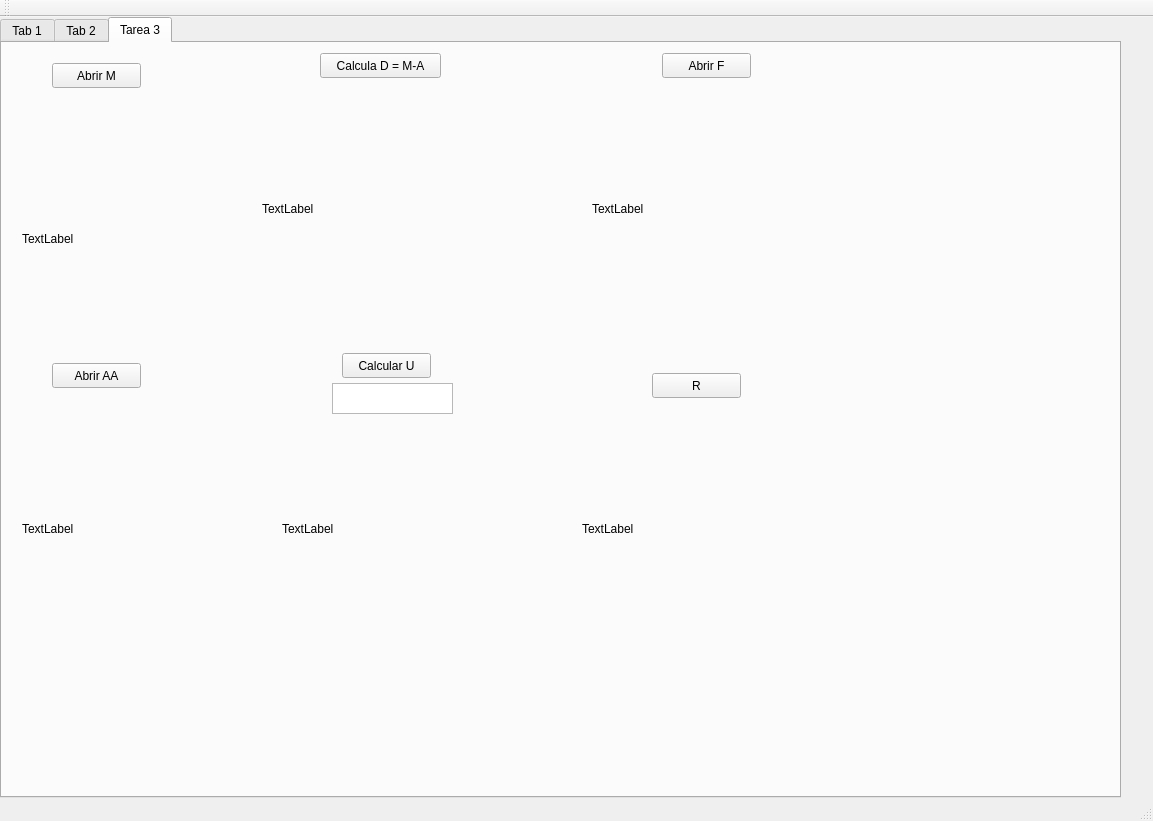
<?xml version="1.0" encoding="UTF-8"?>
<ui version="4.0">
 <class>MainWindow</class>
 <widget class="QMainWindow" name="MainWindow">
  <property name="geometry">
   <rect>
    <x>0</x>
    <y>0</y>
    <width>1153</width>
    <height>821</height>
   </rect>
  </property>
  <property name="minimumSize">
   <size>
    <width>1153</width>
    <height>821</height>
   </size>
  </property>
  <property name="windowTitle">
   <string>MainWindow</string>
  </property>
  <widget class="QWidget" name="centralWidget">
   <widget class="QTabWidget" name="tabWidget">
    <property name="geometry">
     <rect>
      <x>0</x>
      <y>0</y>
      <width>1121</width>
      <height>781</height>
     </rect>
    </property>
    <property name="currentIndex">
     <number>2</number>
    </property>
    <widget class="QWidget" name="tab">
     <attribute name="title">
      <string>Tab 1</string>
     </attribute>
     <widget class="QPushButton" name="btn_1">
      <property name="geometry">
       <rect>
        <x>20</x>
        <y>640</y>
        <width>89</width>
        <height>25</height>
       </rect>
      </property>
      <property name="text">
       <string>Equalizar</string>
      </property>
     </widget>
     <widget class="QLabel" name="lbl_img">
      <property name="geometry">
       <rect>
        <x>70</x>
        <y>130</y>
        <width>451</width>
        <height>341</height>
       </rect>
      </property>
      <property name="text">
       <string/>
      </property>
     </widget>
     <widget class="QPushButton" name="btn_2">
      <property name="geometry">
       <rect>
        <x>420</x>
        <y>520</y>
        <width>89</width>
        <height>25</height>
       </rect>
      </property>
      <property name="text">
       <string>Equalizar2</string>
      </property>
     </widget>
     <widget class="QLabel" name="label_2">
      <property name="geometry">
       <rect>
        <x>600</x>
        <y>90</y>
        <width>67</width>
        <height>17</height>
       </rect>
      </property>
      <property name="text">
       <string>Brillo:</string>
      </property>
     </widget>
     <widget class="QSlider" name="horizontalSlider_b">
      <property name="geometry">
       <rect>
        <x>590</x>
        <y>120</y>
        <width>160</width>
        <height>16</height>
       </rect>
      </property>
      <property name="minimum">
       <number>-255</number>
      </property>
      <property name="maximum">
       <number>255</number>
      </property>
      <property name="orientation">
       <enum>Qt::Horizontal</enum>
      </property>
     </widget>
     <widget class="QLabel" name="label">
      <property name="geometry">
       <rect>
        <x>600</x>
        <y>40</y>
        <width>151</width>
        <height>17</height>
       </rect>
      </property>
      <property name="text">
       <string>Contraste:</string>
      </property>
     </widget>
     <widget class="QSlider" name="horizontalSlider_c">
      <property name="geometry">
       <rect>
        <x>590</x>
        <y>70</y>
        <width>160</width>
        <height>16</height>
       </rect>
      </property>
      <property name="minimum">
       <number>1</number>
      </property>
      <property name="maximum">
       <number>100</number>
      </property>
      <property name="value">
       <number>50</number>
      </property>
      <property name="orientation">
       <enum>Qt::Horizontal</enum>
      </property>
     </widget>
     <widget class="QLabel" name="lbl_h">
      <property name="geometry">
       <rect>
        <x>570</x>
        <y>270</y>
        <width>311</width>
        <height>261</height>
       </rect>
      </property>
      <property name="text">
       <string/>
      </property>
      <property name="scaledContents">
       <bool>true</bool>
      </property>
     </widget>
     <widget class="QPushButton" name="pushButton_abrir">
      <property name="geometry">
       <rect>
        <x>60</x>
        <y>50</y>
        <width>89</width>
        <height>25</height>
       </rect>
      </property>
      <property name="text">
       <string>Abrir</string>
      </property>
     </widget>
     <widget class="QPushButton" name="pushButton_Save">
      <property name="geometry">
       <rect>
        <x>70</x>
        <y>530</y>
        <width>89</width>
        <height>25</height>
       </rect>
      </property>
      <property name="text">
       <string>Guardar</string>
      </property>
     </widget>
     <widget class="QPushButton" name="pushButton_Binarizar">
      <property name="geometry">
       <rect>
        <x>590</x>
        <y>210</y>
        <width>89</width>
        <height>25</height>
       </rect>
      </property>
      <property name="text">
       <string>Binarizar</string>
      </property>
     </widget>
     <widget class="QLabel" name="label_3">
      <property name="geometry">
       <rect>
        <x>610</x>
        <y>150</y>
        <width>67</width>
        <height>17</height>
       </rect>
      </property>
      <property name="text">
       <string>Ecualizar</string>
      </property>
     </widget>
     <widget class="QSlider" name="horizontalSlider_e">
      <property name="geometry">
       <rect>
        <x>590</x>
        <y>180</y>
        <width>160</width>
        <height>16</height>
       </rect>
      </property>
      <property name="maximum">
       <number>80</number>
      </property>
      <property name="singleStep">
       <number>2</number>
      </property>
      <property name="orientation">
       <enum>Qt::Horizontal</enum>
      </property>
     </widget>
     <widget class="QFrame" name="frame_2">
      <property name="geometry">
       <rect>
        <x>40</x>
        <y>100</y>
        <width>491</width>
        <height>411</height>
       </rect>
      </property>
      <property name="frameShape">
       <enum>QFrame::StyledPanel</enum>
      </property>
      <property name="frameShadow">
       <enum>QFrame::Raised</enum>
      </property>
     </widget>
     <widget class="QFrame" name="frame_5">
      <property name="geometry">
       <rect>
        <x>560</x>
        <y>260</y>
        <width>361</width>
        <height>291</height>
       </rect>
      </property>
      <property name="frameShape">
       <enum>QFrame::StyledPanel</enum>
      </property>
      <property name="frameShadow">
       <enum>QFrame::Raised</enum>
      </property>
     </widget>
    </widget>
    <widget class="QWidget" name="tab_2">
     <attribute name="title">
      <string>Tab 2</string>
     </attribute>
     <widget class="QPushButton" name="open_img_A">
      <property name="geometry">
       <rect>
        <x>60</x>
        <y>40</y>
        <width>89</width>
        <height>25</height>
       </rect>
      </property>
      <property name="text">
       <string>Imagen A</string>
      </property>
     </widget>
     <widget class="QPushButton" name="open_img_B">
      <property name="geometry">
       <rect>
        <x>60</x>
        <y>300</y>
        <width>89</width>
        <height>25</height>
       </rect>
      </property>
      <property name="text">
       <string>Imagen B</string>
      </property>
     </widget>
     <widget class="QLabel" name="lbl_img_A">
      <property name="geometry">
       <rect>
        <x>20</x>
        <y>70</y>
        <width>261</width>
        <height>221</height>
       </rect>
      </property>
      <property name="styleSheet">
       <string notr="true"/>
      </property>
      <property name="text">
       <string/>
      </property>
      <property name="scaledContents">
       <bool>true</bool>
      </property>
     </widget>
     <widget class="QLabel" name="lbl_img_B">
      <property name="geometry">
       <rect>
        <x>30</x>
        <y>340</y>
        <width>251</width>
        <height>221</height>
       </rect>
      </property>
      <property name="text">
       <string/>
      </property>
      <property name="scaledContents">
       <bool>true</bool>
      </property>
     </widget>
     <widget class="QLabel" name="lbl_img_resultado">
      <property name="geometry">
       <rect>
        <x>610</x>
        <y>80</y>
        <width>481</width>
        <height>391</height>
       </rect>
      </property>
      <property name="text">
       <string/>
      </property>
      <property name="scaledContents">
       <bool>true</bool>
      </property>
     </widget>
     <widget class="QFrame" name="frame">
      <property name="geometry">
       <rect>
        <x>330</x>
        <y>60</y>
        <width>120</width>
        <height>21</height>
       </rect>
      </property>
      <property name="frameShape">
       <enum>QFrame::StyledPanel</enum>
      </property>
      <property name="frameShadow">
       <enum>QFrame::Raised</enum>
      </property>
      <widget class="QLabel" name="label_5">
       <property name="geometry">
        <rect>
         <x>10</x>
         <y>0</y>
         <width>101</width>
         <height>20</height>
        </rect>
       </property>
       <property name="text">
        <string>OPERACIONES</string>
       </property>
      </widget>
     </widget>
     <widget class="QPushButton" name="pushButton_suma">
      <property name="geometry">
       <rect>
        <x>340</x>
        <y>110</y>
        <width>89</width>
        <height>25</height>
       </rect>
      </property>
      <property name="text">
       <string> A+B</string>
      </property>
     </widget>
     <widget class="QPushButton" name="pushButton_resta">
      <property name="geometry">
       <rect>
        <x>340</x>
        <y>150</y>
        <width>89</width>
        <height>25</height>
       </rect>
      </property>
      <property name="text">
       <string> A-B</string>
      </property>
     </widget>
     <widget class="QPushButton" name="pushButton_divicion">
      <property name="geometry">
       <rect>
        <x>340</x>
        <y>190</y>
        <width>89</width>
        <height>25</height>
       </rect>
      </property>
      <property name="text">
       <string>(A+B)/2</string>
      </property>
     </widget>
     <widget class="QPushButton" name="pushButton_por_a">
      <property name="geometry">
       <rect>
        <x>340</x>
        <y>230</y>
        <width>89</width>
        <height>25</height>
       </rect>
      </property>
      <property name="text">
       <string>a*A+(1-a)*B</string>
      </property>
     </widget>
     <widget class="QSlider" name="horizontalSlider_a">
      <property name="geometry">
       <rect>
        <x>310</x>
        <y>260</y>
        <width>231</width>
        <height>16</height>
       </rect>
      </property>
      <property name="maximum">
       <number>100</number>
      </property>
      <property name="pageStep">
       <number>1</number>
      </property>
      <property name="orientation">
       <enum>Qt::Horizontal</enum>
      </property>
     </widget>
     <widget class="QFrame" name="frame_3">
      <property name="geometry">
       <rect>
        <x>10</x>
        <y>70</y>
        <width>301</width>
        <height>221</height>
       </rect>
      </property>
      <property name="frameShape">
       <enum>QFrame::StyledPanel</enum>
      </property>
      <property name="frameShadow">
       <enum>QFrame::Raised</enum>
      </property>
     </widget>
     <widget class="QFrame" name="frame_4">
      <property name="geometry">
       <rect>
        <x>10</x>
        <y>330</y>
        <width>311</width>
        <height>251</height>
       </rect>
      </property>
      <property name="frameShape">
       <enum>QFrame::StyledPanel</enum>
      </property>
      <property name="frameShadow">
       <enum>QFrame::Raised</enum>
      </property>
     </widget>
    </widget>
    <widget class="QWidget" name="tab_3">
     <attribute name="title">
      <string>Tarea 3</string>
     </attribute>
     <widget class="QLabel" name="lbl_img_m">
      <property name="geometry">
       <rect>
        <x>20</x>
        <y>80</y>
        <width>231</width>
        <height>231</height>
       </rect>
      </property>
      <property name="text">
       <string>TextLabel</string>
      </property>
      <property name="scaledContents">
       <bool>true</bool>
      </property>
     </widget>
     <widget class="QLabel" name="lbl_img_AA">
      <property name="geometry">
       <rect>
        <x>20</x>
        <y>380</y>
        <width>231</width>
        <height>211</height>
       </rect>
      </property>
      <property name="text">
       <string>TextLabel</string>
      </property>
      <property name="scaledContents">
       <bool>true</bool>
      </property>
     </widget>
     <widget class="QPushButton" name="pushButton_M">
      <property name="geometry">
       <rect>
        <x>50</x>
        <y>20</y>
        <width>89</width>
        <height>25</height>
       </rect>
      </property>
      <property name="text">
       <string>Abrir M</string>
      </property>
     </widget>
     <widget class="QPushButton" name="pushButton_AA">
      <property name="geometry">
       <rect>
        <x>50</x>
        <y>320</y>
        <width>89</width>
        <height>25</height>
       </rect>
      </property>
      <property name="text">
       <string>Abrir AA</string>
      </property>
     </widget>
     <widget class="QLabel" name="lbl_img_D">
      <property name="geometry">
       <rect>
        <x>260</x>
        <y>50</y>
        <width>221</width>
        <height>231</height>
       </rect>
      </property>
      <property name="text">
       <string>TextLabel</string>
      </property>
      <property name="scaledContents">
       <bool>true</bool>
      </property>
     </widget>
     <widget class="QPushButton" name="pushButton_D">
      <property name="geometry">
       <rect>
        <x>318</x>
        <y>10</y>
        <width>121</width>
        <height>25</height>
       </rect>
      </property>
      <property name="text">
       <string>Calcula D = M-A</string>
      </property>
     </widget>
     <widget class="QPushButton" name="pushButton_U">
      <property name="geometry">
       <rect>
        <x>340</x>
        <y>310</y>
        <width>89</width>
        <height>25</height>
       </rect>
      </property>
      <property name="text">
       <string>Calcular U</string>
      </property>
     </widget>
     <widget class="QLabel" name="lbl_img_U">
      <property name="geometry">
       <rect>
        <x>280</x>
        <y>380</y>
        <width>211</width>
        <height>211</height>
       </rect>
      </property>
      <property name="text">
       <string>TextLabel</string>
      </property>
      <property name="scaledContents">
       <bool>true</bool>
      </property>
     </widget>
     <widget class="QLabel" name="lbl_img_F">
      <property name="geometry">
       <rect>
        <x>590</x>
        <y>50</y>
        <width>211</width>
        <height>231</height>
       </rect>
      </property>
      <property name="text">
       <string>TextLabel</string>
      </property>
      <property name="scaledContents">
       <bool>true</bool>
      </property>
     </widget>
     <widget class="QPushButton" name="pushButton_F">
      <property name="geometry">
       <rect>
        <x>660</x>
        <y>10</y>
        <width>89</width>
        <height>25</height>
       </rect>
      </property>
      <property name="text">
       <string>Abrir F</string>
      </property>
     </widget>
     <widget class="QLabel" name="lbl_img_R">
      <property name="geometry">
       <rect>
        <x>580</x>
        <y>370</y>
        <width>221</width>
        <height>231</height>
       </rect>
      </property>
      <property name="text">
       <string>TextLabel</string>
      </property>
      <property name="scaledContents">
       <bool>true</bool>
      </property>
     </widget>
     <widget class="QPushButton" name="pushButton_R">
      <property name="geometry">
       <rect>
        <x>650</x>
        <y>330</y>
        <width>89</width>
        <height>25</height>
       </rect>
      </property>
      <property name="text">
       <string>R</string>
      </property>
     </widget>
     <widget class="QTextBrowser" name="textBrowser">
      <property name="geometry">
       <rect>
        <x>330</x>
        <y>340</y>
        <width>121</width>
        <height>31</height>
       </rect>
      </property>
     </widget>
    </widget>
   </widget>
  </widget>
  <widget class="QToolBar" name="mainToolBar">
   <attribute name="toolBarArea">
    <enum>TopToolBarArea</enum>
   </attribute>
   <attribute name="toolBarBreak">
    <bool>false</bool>
   </attribute>
  </widget>
  <widget class="QStatusBar" name="statusBar"/>
 </widget>
 <layoutdefault spacing="6" margin="11"/>
 <resources/>
 <connections/>
</ui>
